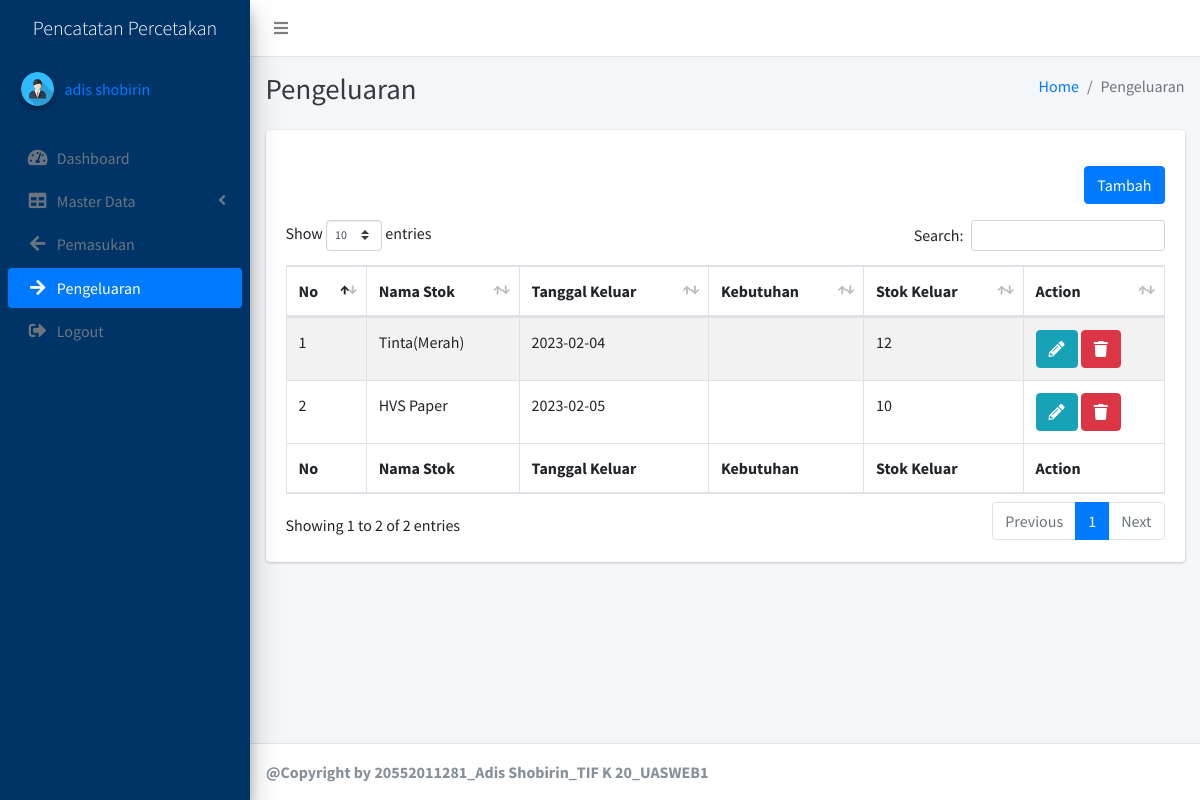
The app's page /pages/pengeluaran/pengeluaran.php (signed in) with its own data.
### tables this page shows
CREATE TABLE `pengguna` (
  `id` int(11) NOT NULL,
  `nama_lengkap` varchar(150) NOT NULL,
  `username` varchar(100) NOT NULL,
  `password` varchar(100) NOT NULL
);

CREATE TABLE `pengeluaran` (
  `id` int(11) NOT NULL,
  `id_stok` int(11) NOT NULL,
  `tgl_pengeluaran` date NOT NULL,
  `kebutuhan` text NOT NULL,
  `stok_pengeluaran` int(11) NOT NULL
);

CREATE TABLE `stok` (
  `id` int(11) NOT NULL,
  `nama_stok` varchar(250) NOT NULL,
  `merk` varchar(150) NOT NULL,
  `jenis` varchar(150) NOT NULL,
  `lokasi` text NOT NULL,
  `stok` int(11) NOT NULL
);

### pages/pengeluaran/pengeluaran.php (the view, shortened to what this page needs)
<?php
include('../../connectDB.php');
if ($_SESSION['session']) {
    $id = $_SESSION['session'];
    $sql = mysqli_query($connect, "SELECT * FROM pengguna WHERE id='$id'");
    $data = mysqli_fetch_assoc($sql);
}
?>
<!DOCTYPE html>
<html>
<head>
    <link rel="stylesheet" href="../../plugins/fontawesome-free/css/all.min.css">
    <link rel="stylesheet" href="https://code.ionicframework.com/ionicons/2.0.1/css/ionicons.min.css">
    <link rel="stylesheet" href="../../plugins/datatables-bs4/css/dataTables.bootstrap4.min.css">
    <link rel="stylesheet" href="../../plugins/datatables-responsive/css/responsive.bootstrap4.min.css">
    <link rel="stylesheet" href="../../plugins/tempusdominus-bootstrap-4/css/tempusdominus-bootstrap-4.min.css">
    <link rel="stylesheet" href="../../dist/css/adminlte.min.css">
</head>
<body class="hold-transition sidebar-mini layout-fixed">
    <div class="wrapper">
        <nav class="main-header navbar navbar-expand navbar-white navbar-light">
            <ul class="navbar-nav">
                <li class="nav-item">
                    <a class="nav-link" data-widget="pushmenu" href="#" role="button"><i class="fas fa-bars"></i></a>
                </li>
            </ul>
        </nav>
        <aside class="main-sidebar elevation-4" style="background-color: #003467;">
            <a href="../../index.php" class="brand-link text-center text-white">
                <span class="brand-text font-weight-light">Pencatatan Percetakan</span>
            </a>
            <div class="sidebar">
                <div class="user-panel mt-3 pb-3 mb-3 d-flex">
                    <div class="image">
                        <img src="../../dist/img/user.png" class="img-circle elevation-2" alt="User Image">
                    </div>
                    <div class="info">
                        <a href="../profile/profile.php" class="d-block">
                            <?php echo $data['nama_lengkap']; ?>
                        </a>
                    </div>
                </div>
                <nav class="mt-2">
                    <ul class="nav nav-pills nav-sidebar flex-column" data-widget="treeview" role="menu"
                        data-accordion="false">
                        <li class="nav-item">
                            <a href="../../index.php" class="nav-link">
                                <i class="nav-icon fas fa-tachometer-alt"></i>
                                <p>
                                    Dashboard
                                </p>
                            </a>
                        </li>
                        <li class="nav-item has-treeview">
                            <a href="#" class="nav-link">
                                <i class="nav-icon fas fa-table"></i>
                                <p>
                                    Master Data
                                    <i class="fas fa-angle-left right"></i>
                                </p>
                            </a>
                        </li>
                        <li class="nav-item">
                            <a href="../pemasukan/pemasukan.php" class="nav-link">
                                <i class="nav-icon fas fa-arrow-left"></i>
                                <p>
                                    Pemasukan
                                </p>
                            </a>
                        </li>
                        <li class="nav-item">
                            <a href="pengeluaran.php" class="nav-link active">
                                <i class="nav-icon fas fa-arrow-right"></i>
                                <p>
                                    Pengeluaran
                                </p>
                            </a>
                        </li>
                        <li class="nav-item">
                            <a href="../login/logout.php" class="nav-link">
                                <i class="nav-icon fas fa-sign-out-alt"></i>
                                <p>
                                    Logout
                                </p>
                            </a>
                        </li>
                    </ul>
                </nav>
            </div>
        </aside>
        <div class="content-wrapper">
            <div class="content-header">
                <div class="container-fluid">
                    <div class="row mb-2">
                        <div class="col-sm-6">
                            <h1 class="m-0 text-dark">Pengeluaran</h1>
                        </div>
                        <div class="col-sm-6">
                            <ol class="breadcrumb float-sm-right">
                                <li class="breadcrumb-item"><a href="#">Home</a></li>
                                <li class="breadcrumb-item active">Pengeluaran</li>
                            </ol>
                        </div>
                    </div>
                </div>
            </div>
            <section class="content">
                <div class="container-fluid">
                    <div class="row">
                        <div class="col-12">
                            <div class="card">
                                <div class="card-body">
                                    <div class="my-3 w-100 d-flex justify-content-end">
                                        <a href="tambahPengeluaran.php" class="btn btn-primary">Tambah</a>
                                    </div>
                                    <table id="example1" class="table table-bordered table-striped">
                                        <thead>
                                            <tr>
                                                <th>No</th>
                                                <th>Nama Stok</th>
                                                <th>Tanggal Keluar</th>
                                                <th>Kebutuhan</th>
                                                <th>Stok Keluar</th>
                                                <th>Action</th>
                                            </tr>
                                        </thead>
                                        <tbody>
                                            <?php
                                            $no = 1;
                                            $sql = mysqli_query($connect, "SELECT p.id, s.nama_stok, p.tgl_pengeluaran, p.kebutuhan, p.stok_pengeluaran FROM `pengeluaran` p INNER JOIN stok s ON p.id_stok = s.id");
                                            while ($data = mysqli_fetch_assoc($sql)) {
                                                ?>
                                                <tr>
                                                    <td>
                                                        <?php echo $no++ ?>
                                                    </td>
                                                    <td>
                                                        <?php echo $data['nama_stok'] ?>
                                                    </td>
                                                    <td>
                                                        <?php echo $data['tgl_pengeluaran'] ?>
                                                    </td>
                                                    <td>
                                                    </td>
                                                    <td>
                                                        <?php echo $data['stok_pengeluaran'] ?>
                                                    </td>
                                                    <td>
                                                        <a href="editPengeluaran.php?id=<?php echo $data['id'] ?>"
                                                            class="btn btn-info">
                                                            <i class="fas fa-pencil-alt"></i>
                                                        </a>
                                                        <a href="hapusPengeluaran.php?id=<?php echo $data['id'] ?>"
                                                            class="btn btn-danger">
                                                            <i class="fas fa-trash"></i>
                                                        </a>
                                                    </td>
                                                </tr>
                                                <?php
                                            }
                                            ?>
                                        </tbody>
                                        <tfoot>
                                            <tr>
                                                <th>No</th>
                                                <th>Nama Stok</th>
                                                <th>Tanggal Keluar</th>
                                                <th>Kebutuhan</th>
                                                <th>Stok Keluar</th>
                                                <th>Action</th>
                                            </tr>
                                        </tfoot>
                                    </table>
                                </div>
                            </div>
                        </div>
                    </div>
                </div>
            </section>
        </div>
        <footer class="main-footer">
            <strong>@Copyright by 20552011281_Adis Shobirin_TIF K 20_UASWEB1</strong>
        </footer>
    </div>
</body>

### records on screen
pengguna: nama_lengkap "adis shobirin"
pengeluaran: id_stok.nama_stok "Tinta(Merah)", tgl_pengeluaran "2023-02-04", stok_pengeluaran "12"
pengeluaran: id_stok.nama_stok "HVS Paper", tgl_pengeluaran "2023-02-05", stok_pengeluaran "10"
